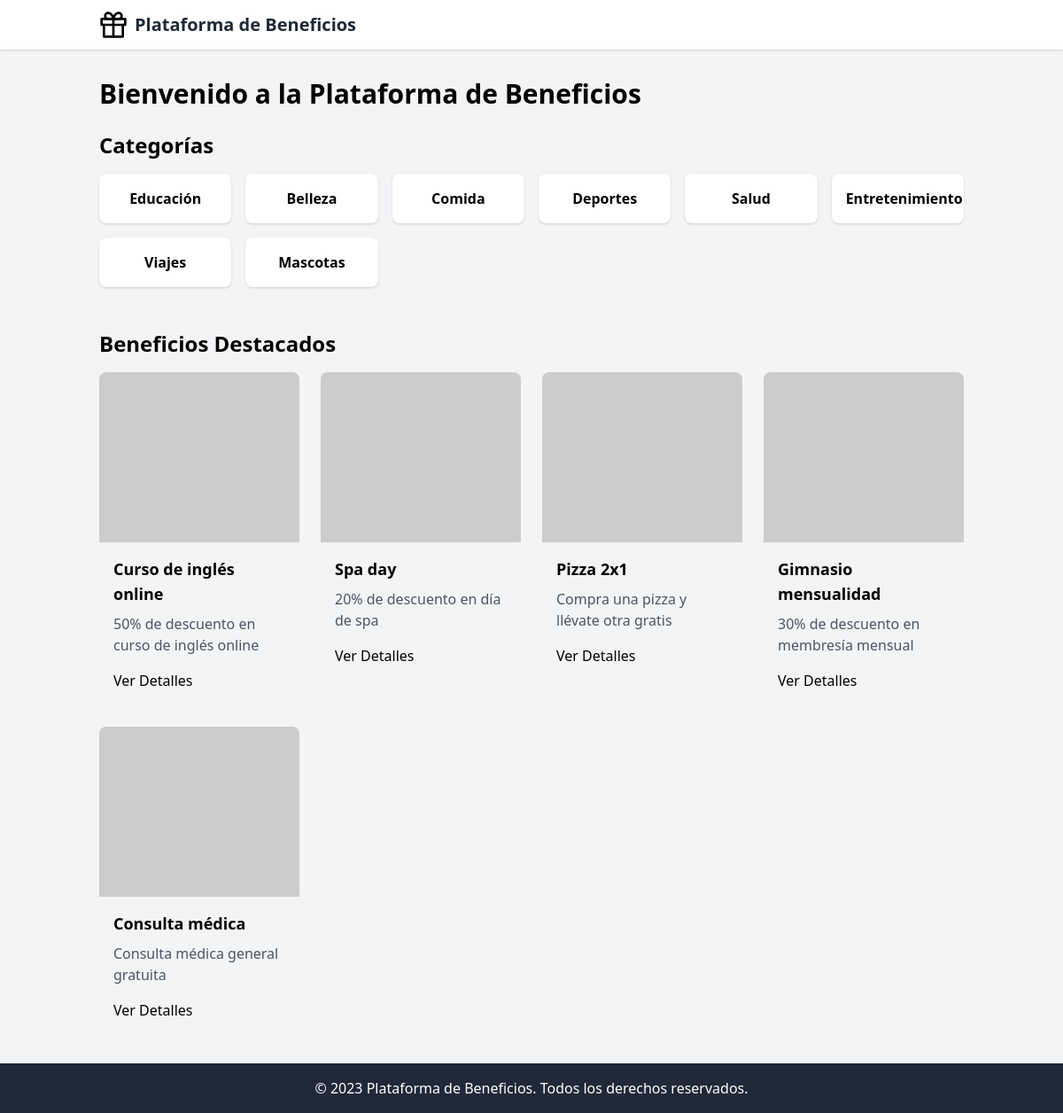
The page / on the database its author committed.
### app/models.py (models this page shows)
class Category(db.Model):
    id = db.Column(db.Integer, primary_key=True)
    name = db.Column(db.String(64), index=True, unique=True)
    benefits = db.relationship('Benefit', backref='category', lazy='dynamic')

class Benefit(db.Model):
    id = db.Column(db.Integer, primary_key=True)
    name = db.Column(db.String(128), index=True)
    description = db.Column(db.Text)
    image_url = db.Column(db.String(256))
    company = db.Column(db.String(128))
    category_id = db.Column(db.Integer, db.ForeignKey('category.id'))
    redemptions = db.relationship('Redemption', backref='benefit', lazy='dynamic')

### app/main/routes.py (the view)
@bp.route('/')
def index():
    categories = Category.query.all()
    featured_benefits = Benefit.query.limit(5).all()
    return render_template('index.html', categories=categories, featured_benefits=featured_benefits)

### templates/index.html
{% extends "base.html" %}
{% block content %}
<h1 class="text-3xl font-bold mb-6">Bienvenido a la Plataforma de Beneficios</h1>
<section class="mb-12">
    <h2 class="text-2xl font-semibold mb-4">Categorías</h2>
    <div class="grid grid-cols-2 sm:grid-cols-3 md:grid-cols-4 lg:grid-cols-6 gap-4">
        {% for category in categories %}
        <a href="{{ url_for('main.category', id=category.id) }}" class="bg-white rounded-lg shadow p-4 text-center hover:shadow-md transition duration-300">
            <h3 class="font-semibold">{{ category.name }}</h3>
        </a>
        {% endfor %}
    </div>
</section>
<section>
    <h2 class="text-2xl font-semibold mb-4">Beneficios Destacados</h2>
    <div class="grid grid-cols-1 sm:grid-cols-2 md:grid-cols-3 lg:grid-cols-4 gap-6">
        {% for benefit in featured_benefits %}
        <div class="benefit-card">
            <img src="{{ benefit.image_url }}" alt="{{ benefit.name }}" class="w-full h-48 object-cover rounded-t-lg">
            <div class="p-4">
                <h3 class="font-semibold text-lg mb-2">{{ benefit.name }}</h3>
                <p class="text-gray-600 mb-4">{{ benefit.description | truncate(100) }}</p>
                <a href="{{ url_for('main.benefit', id=benefit.id) }}" class="btn-primary">Ver Detalles</a>
            </div>
        </div>
        {% endfor %}
    </div>
</section>
{% endblock %}

### templates/base.html (shortened to what this page needs)
<!DOCTYPE html>
<html lang="es">
<head>
    <link rel="stylesheet" href="{{ url_for('static', filename='css/tailwind.css') }}">
</head>
<body class="bg-gray-100">
    <header class="bg-white shadow">
        <nav class="container mx-auto px-6 py-3">
            <div class="flex justify-between items-center">
                <a href="{{ url_for('main.index') }}" class="text-xl font-bold text-gray-800 flex items-center">
                    <img src="{{ url_for('static', filename='img/logo.svg') }}" alt="Logo" class="h-8 w-8 mr-2">
                    Plataforma de Beneficios
                </a>
            </div>
        </nav>
    </header>
    <main class="container mx-auto px-6 py-8">
        {% block content %}{% endblock %}
    </main>
    <footer class="bg-gray-800 text-white py-4">
        <div class="container mx-auto px-6 text-center">
            <p>&copy; 2023 Plataforma de Beneficios. Todos los derechos reservados.</p>
        </div>
    </footer>
</body>
</html>

### rows shown on the page
Category: name "Educación"
Category: name "Belleza"
Category: name "Comida"
Category: name "Deportes"
Category: name "Salud"
Category: name "Entretenimiento"
Category: name "Viajes"
Category: name "Mascotas"
Benefit: name "Curso de inglés online", description "50% de descuento en curso de inglés online"
Benefit: name "Spa day", description "20% de descuento en día de spa"
Benefit: name "Pizza 2x1", description "Compra una pizza y llévate otra gratis"
Benefit: name "Gimnasio mensualidad", description "30% de descuento en membresía mensual"
Benefit: name "Consulta médica", description "Consulta médica general gratuita"
